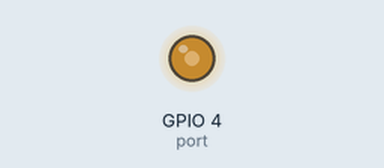
This program was run on a simulated Raspberry Pi (BCM pin numbers). Parts: output pins drawn as LEDs (lit = HIGH). What the program prints to the terminal is not drawn. At 1.1 s the program stops and its outputs stay as they are.

Above: at 0.1 s.
At 1.1 s:
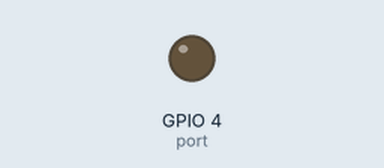
Timing chart, 0 to 2.6 s (numbered marks = the images above):
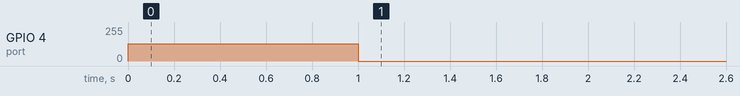

The program:

chime_rpi.py
```python
# (licence header left out)
port = 4                                # チャイム用 GPIO ポート番号
ping_f = 554                            # チャイム音の周波数1
pong_f = 440                            # チャイム音の周波数2

from RPi import GPIO                    # GPIOモジュールの取得
from time import sleep                  # スリープ実行モジュールの取得
from sys import argv                    # 本プログラムの引数argvを取得

def chime():                            # チャイム（スレッド用）
    pwm.ChangeFrequency(ping_f)         # PWM周波数の変更
    pwm.start(50)                       # PWM出力を開始。デューティ50％
    sleep(0.5)                          # 0.5秒の待ち時間処理
    pwm.ChangeFrequency(pong_f)         # PWM周波数の変更
    sleep(0.5)                          # 0.5秒の待ち時間処理
    pwm.stop()                          # PWM出力停止

print(argv[0])                          # プログラム名を表示する
if len(argv) >= 2:                      # 引数があるとき
    port = int(argv[1])                 # GPIOポート番号をportへ
GPIO.setmode(GPIO.BCM)                  # ポート番号の指定方法の設定
GPIO.setup(port, GPIO.OUT)              # ポート番号portを出力に

pwm = GPIO.PWM(port, ping_f)            # PWM出力用のインスタンスを生成
chime()                                 # チャイム音
sleep(0.1)                              # 0.1秒間の待ち時間処理
GPIO.cleanup(port)                      # GPIOを未使用状態に戻す
```

Measured:
- by itself, GPIO 4 (port): 0/255 → 128/255 at 0.00 s, → 0/255 1.0 s later
